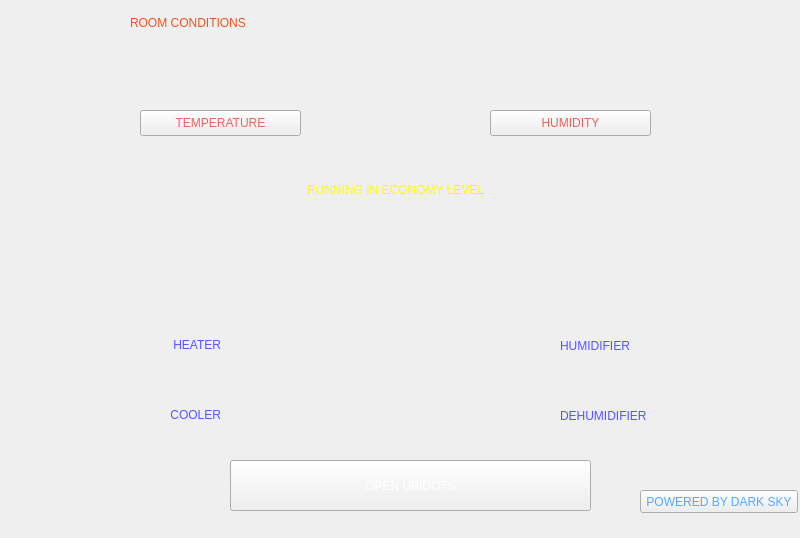
  <widget class="QWidget" name="Room_Conditions">
   <property name="geometry">
    <rect>
     <x>0</x>
     <y>0</y>
     <width>800</width>
     <height>538</height>
    </rect>
   </property>
   <attribute name="label">
    <string>Page 2</string>
   </attribute>
   <widget class="QLabel" name="title_2">
    <property name="geometry">
     <rect>
      <x>130</x>
      <y>-20</y>
      <width>521</width>
      <height>85</height>
     </rect>
    </property>
    <property name="styleSheet">
     <string notr="true">font: 36pt &quot;Peace Sans&quot;;
color: rgb(233, 84, 32);</string>
    </property>
    <property name="text">
     <string>ROOM CONDITIONS</string>
    </property>
   </widget>
   <widget class="QLabel" name="room_temp_txt">
    <property name="geometry">
     <rect>
      <x>2</x>
      <y>90</y>
      <width>131</width>
      <height>61</height>
     </rect>
    </property>
    <property name="styleSheet">
     <string notr="true">font: 75 32pt &quot;Moon&quot;;
color:rgb(238, 247, 251);</string>
    </property>
    <property name="text">
     <string>&lt;html&gt;&lt;head/&gt;&lt;body&gt;&lt;p&gt;&lt;br/&gt;&lt;/p&gt;&lt;/body&gt;&lt;/html&gt;</string>
    </property>
   </widget>
   <widget class="QPushButton" name="room_hum_but">
    <property name="geometry">
     <rect>
      <x>490</x>
      <y>110</y>
      <width>161</width>
      <height>26</height>
     </rect>
    </property>
    <property name="toolTip">
     <string>&lt;html&gt;&lt;head/&gt;&lt;body&gt;&lt;p align=&quot;center&quot;&gt;&lt;span style=&quot; font-size:9pt; font-weight:600; color:#e95420;&quot;&gt;VIEW PLOT IN UBIDOTS&lt;/span&gt;&lt;/p&gt;&lt;/body&gt;&lt;/html&gt;</string>
    </property>
    <property name="styleSheet">
     <string notr="true">color:rgb(233, 99, 94);
font: 75 11pt &quot;Moon&quot;;</string>
    </property>
    <property name="text">
     <string>HUMIDITY</string>
    </property>
   </widget>
   <widget class="QLabel" name="room_hum_txt">
    <property name="geometry">
     <rect>
      <x>660</x>
      <y>90</y>
      <width>131</width>
      <height>61</height>
     </rect>
    </property>
    <property name="styleSheet">
     <string notr="true">font: 75 32pt &quot;Moon&quot;;
color:rgb(238, 247, 251);</string>
    </property>
    <property name="text">
     <string>&lt;html&gt;&lt;head/&gt;&lt;body&gt;&lt;p&gt;&lt;br/&gt;&lt;/p&gt;&lt;/body&gt;&lt;/html&gt;</string>
    </property>
   </widget>
   <widget class="QPushButton" name="room_temp_but">
    <property name="geometry">
     <rect>
      <x>140</x>
      <y>110</y>
      <width>161</width>
      <height>26</height>
     </rect>
    </property>
    <property name="toolTip">
     <string>&lt;html&gt;&lt;head/&gt;&lt;body&gt;&lt;p align=&quot;center&quot;&gt;&lt;span style=&quot; font-size:9pt; font-weight:600; color:#e95420;&quot;&gt;VIEW PLOT IN UBIDOTS&lt;/span&gt;&lt;/p&gt;&lt;/body&gt;&lt;/html&gt;</string>
    </property>
    <property name="styleSheet">
     <string notr="true">color:rgb(233, 99, 94);
font: 75 11pt &quot;Moon&quot;;</string>
    </property>
    <property name="text">
     <string>TEMPERATURE</string>
    </property>
   </widget>
   <widget class="QLabel" name="heater_on">
    <property name="geometry">
     <rect>
      <x>230</x>
      <y>310</y>
      <width>61</width>
      <height>61</height>
     </rect>
    </property>
    <property name="styleSheet">
     <string notr="true">font: 75 26pt &quot;Moon&quot;;
color: rgb(0, 255, 0);</string>
    </property>
    <property name="text">
     <string>&lt;html&gt;&lt;head/&gt;&lt;body&gt;&lt;p&gt;&lt;br/&gt;&lt;/p&gt;&lt;/body&gt;&lt;/html&gt;</string>
    </property>
   </widget>
   <widget class="QLabel" name="cooler_on">
    <property name="geometry">
     <rect>
      <x>230</x>
      <y>380</y>
      <width>61</width>
      <height>61</height>
     </rect>
    </property>
    <property name="styleSheet">
     <string notr="true">font: 75 26pt &quot;Moon&quot;;
color: rgb(0, 255, 0);</string>
    </property>
    <property name="text">
     <string>&lt;html&gt;&lt;head/&gt;&lt;body&gt;&lt;p&gt;&lt;br/&gt;&lt;/p&gt;&lt;/body&gt;&lt;/html&gt;</string>
    </property>
   </widget>
   <widget class="QLabel" name="heater_off">
    <property name="geometry">
     <rect>
      <x>300</x>
      <y>310</y>
      <width>61</width>
      <height>61</height>
     </rect>
    </property>
    <property name="styleSheet">
     <string notr="true">font: 75 26pt &quot;Moon&quot;;
color: rgb(255, 0, 0);
</string>
    </property>
    <property name="text">
     <string>&lt;html&gt;&lt;head/&gt;&lt;body&gt;&lt;p align=&quot;right&quot;&gt;&lt;br/&gt;&lt;/p&gt;&lt;/body&gt;&lt;/html&gt;</string>
    </property>
   </widget>
   <widget class="QLabel" name="cooler_off">
    <property name="geometry">
     <rect>
      <x>300</x>
      <y>380</y>
      <width>61</width>
      <height>61</height>
     </rect>
    </property>
    <property name="styleSheet">
     <string notr="true">font: 75 26pt &quot;Moon&quot;;
color: rgb(255, 0, 0);</string>
    </property>
    <property name="text">
     <string>&lt;html&gt;&lt;head/&gt;&lt;body&gt;&lt;p align=&quot;right&quot;&gt;&lt;br/&gt;&lt;/p&gt;&lt;/body&gt;&lt;/html&gt;</string>
    </property>
   </widget>
   <widget class="QLabel" name="heater">
    <property name="geometry">
     <rect>
      <x>150</x>
      <y>330</y>
      <width>71</width>
      <height>31</height>
     </rect>
    </property>
    <property name="toolTip">
     <string>&lt;html&gt;&lt;head/&gt;&lt;body&gt;&lt;p align=&quot;center&quot;&gt;&lt;span style=&quot; font-family:'Moon'; font-size:9pt; font-weight:600; color:#e95420;&quot;&gt;HEATER STATUS&lt;/span&gt;&lt;/p&gt;&lt;/body&gt;&lt;/html&gt;</string>
    </property>
    <property name="styleSheet">
     <string notr="true">font: 11pt &quot;Peace Sans&quot;;
color:rgb(85, 85, 255);</string>
    </property>
    <property name="text">
     <string>&lt;html&gt;&lt;head/&gt;&lt;body&gt;&lt;p align=&quot;right&quot;&gt;HEATER&lt;/p&gt;&lt;/body&gt;&lt;/html&gt;</string>
    </property>
   </widget>
   <widget class="QLabel" name="cooler">
    <property name="geometry">
     <rect>
      <x>150</x>
      <y>400</y>
      <width>71</width>
      <height>31</height>
     </rect>
    </property>
    <property name="toolTip">
     <string>&lt;html&gt;&lt;head/&gt;&lt;body&gt;&lt;p align=&quot;center&quot;&gt;&lt;span style=&quot; font-family:'Moon'; font-size:9pt; font-weight:600; color:#e95420;&quot;&gt;COOLER STATUS&lt;/span&gt;&lt;/p&gt;&lt;/body&gt;&lt;/html&gt;</string>
    </property>
    <property name="styleSheet">
     <string notr="true">color:rgb(85, 85, 255);
font: 11pt &quot;Peace Sans&quot;;</string>
    </property>
    <property name="text">
     <string>&lt;html&gt;&lt;head/&gt;&lt;body&gt;&lt;p align=&quot;right&quot;&gt;COOLER&lt;/p&gt;&lt;/body&gt;&lt;/html&gt;</string>
    </property>
   </widget>
   <widget class="QLabel" name="dehumid_on">
    <property name="geometry">
     <rect>
      <x>490</x>
      <y>380</y>
      <width>61</width>
      <height>61</height>
     </rect>
    </property>
    <property name="styleSheet">
     <string notr="true">font: 75 26pt &quot;Moon&quot;;
color: rgb(0, 255, 0);</string>
    </property>
    <property name="text">
     <string>&lt;html&gt;&lt;head/&gt;&lt;body&gt;&lt;p align=&quot;right&quot;&gt;&lt;br/&gt;&lt;/p&gt;&lt;/body&gt;&lt;/html&gt;</string>
    </property>
   </widget>
   <widget class="QLabel" name="humid_off">
    <property name="geometry">
     <rect>
      <x>420</x>
      <y>310</y>
      <width>61</width>
      <height>61</height>
     </rect>
    </property>
    <property name="styleSheet">
     <string notr="true">font: 75 26pt &quot;Moon&quot;;
color: rgb(255, 0, 0);</string>
    </property>
    <property name="text">
     <string>&lt;html&gt;&lt;head/&gt;&lt;body&gt;&lt;p&gt;&lt;br/&gt;&lt;/p&gt;&lt;/body&gt;&lt;/html&gt;</string>
    </property>
   </widget>
   <widget class="QLabel" name="humid_on">
    <property name="geometry">
     <rect>
      <x>490</x>
      <y>310</y>
      <width>61</width>
      <height>61</height>
     </rect>
    </property>
    <property name="styleSheet">
     <string notr="true">font: 75 26pt &quot;Moon&quot;;
color: rgb(0, 255, 0);</string>
    </property>
    <property name="text">
     <string>&lt;html&gt;&lt;head/&gt;&lt;body&gt;&lt;p align=&quot;right&quot;&gt;&lt;br/&gt;&lt;/p&gt;&lt;/body&gt;&lt;/html&gt;</string>
    </property>
   </widget>
   <widget class="QLabel" name="dehumid_off">
    <property name="geometry">
     <rect>
      <x>420</x>
      <y>380</y>
      <width>61</width>
      <height>61</height>
     </rect>
    </property>
    <property name="styleSheet">
     <string notr="true">font: 75 26pt &quot;Moon&quot;;
color: rgb(255, 0, 0);</string>
    </property>
    <property name="text">
     <string>&lt;html&gt;&lt;head/&gt;&lt;body&gt;&lt;p&gt;&lt;br/&gt;&lt;/p&gt;&lt;/body&gt;&lt;/html&gt;</string>
    </property>
   </widget>
   <widget class="QLabel" name="humidifier">
    <property name="geometry">
     <rect>
      <x>560</x>
      <y>330</y>
      <width>101</width>
      <height>31</height>
     </rect>
    </property>
    <property name="toolTip">
     <string>&lt;html&gt;&lt;head/&gt;&lt;body&gt;&lt;p align=&quot;center&quot;&gt;&lt;span style=&quot; font-family:'Moon'; font-size:9pt; font-weight:600; color:#e95420;&quot;&gt;HUMIDIFIER STATUS&lt;/span&gt;&lt;/p&gt;&lt;/body&gt;&lt;/html&gt;</string>
    </property>
    <property name="styleSheet">
     <string notr="true">font: 11pt &quot;Peace Sans&quot;;
color:rgb(85, 85, 255);</string>
    </property>
    <property name="text">
     <string>HUMIDIFIER</string>
    </property>
   </widget>
   <widget class="QLabel" name="dehumidifier">
    <property name="geometry">
     <rect>
      <x>560</x>
      <y>400</y>
      <width>121</width>
      <height>31</height>
     </rect>
    </property>
    <property name="toolTip">
     <string>&lt;html&gt;&lt;head/&gt;&lt;body&gt;&lt;p align=&quot;center&quot;&gt;&lt;span style=&quot; font-family:'Moon'; font-size:9pt; font-weight:600; color:#e95420;&quot;&gt;DEHUMIDIFIER STATUS&lt;/span&gt;&lt;/p&gt;&lt;/body&gt;&lt;/html&gt;</string>
    </property>
    <property name="styleSheet">
     <string notr="true">font: 11pt &quot;Peace Sans&quot;;
color:rgb(85, 85, 255);</string>
    </property>
    <property name="text">
     <string>DEHUMIDIFIER</string>
    </property>
   </widget>
   <widget class="QLabel" name="running">
    <property name="geometry">
     <rect>
      <x>230</x>
      <y>170</y>
      <width>331</width>
      <height>41</height>
     </rect>
    </property>
    <property name="styleSheet">
     <string notr="true">color: rgb(255, 255, 0);
font: 14pt &quot;Big John&quot;;</string>
    </property>
    <property name="text">
     <string>&lt;html&gt;&lt;head/&gt;&lt;body&gt;&lt;p align=&quot;center&quot;&gt;RUNNING IN ECONOMY LEVEL&lt;/p&gt;&lt;/body&gt;&lt;/html&gt;</string>
    </property>
   </widget>
   <widget class="QLabel" name="run_eco_level">
    <property name="geometry">
     <rect>
      <x>350</x>
      <y>220</y>
      <width>81</width>
      <height>61</height>
     </rect>
    </property>
    <property name="toolTip">
     <string>&lt;html&gt;&lt;head/&gt;&lt;body&gt;&lt;p align=&quot;center&quot;&gt;&lt;span style=&quot; font-family:'Moon'; font-size:9pt; font-weight:600; color:#e95420;&quot;&gt;VIEW PLOT&lt;/span&gt;&lt;/p&gt;&lt;/body&gt;&lt;/html&gt;</string>
    </property>
    <property name="styleSheet">
     <string notr="true">font: 40pt &quot;Big John&quot;;
color: rgb(255, 255, 255);
</string>
    </property>
    <property name="text">
     <string>&lt;html&gt;&lt;head/&gt;&lt;body&gt;&lt;p align=&quot;center&quot;&gt;&lt;br/&gt;&lt;/p&gt;&lt;/body&gt;&lt;/html&gt;</string>
    </property>
   </widget>
   <widget class="QPushButton" name="open_ubidots">
    <property name="geometry">
     <rect>
      <x>230</x>
      <y>460</y>
      <width>361</width>
      <height>51</height>
     </rect>
    </property>
    <property name="toolTip">
     <string>&lt;html&gt;&lt;head/&gt;&lt;body&gt;&lt;p align=&quot;center&quot;&gt;&lt;span style=&quot; font-family:'Moon'; font-size:9pt; font-weight:600; color:#e95420;&quot;&gt;OPEN UBIDOTS IN WEB BROWSER&lt;/span&gt;&lt;/p&gt;&lt;/body&gt;&lt;/html&gt;</string>
    </property>
    <property name="styleSheet">
     <string notr="true">color: rgb(255, 255, 255);
font: 11pt &quot;Big John&quot;;</string>
    </property>
    <property name="text">
     <string>OPEN UBIDOTS</string>
    </property>
   </widget>
   <widget class="QToolButton" name="dark_sky_2">
    <property name="geometry">
     <rect>
      <x>640</x>
      <y>490</y>
      <width>158</width>
      <height>23</height>
     </rect>
    </property>
    <property name="toolTip">
     <string>&lt;html&gt;&lt;head/&gt;&lt;body&gt;&lt;p align=&quot;center&quot;&gt;&lt;span style=&quot; font-family:'Moon'; font-size:9pt; font-weight:600; color:#e95420;&quot;&gt;DARK SKY&lt;/span&gt;&lt;/p&gt;&lt;/body&gt;&lt;/html&gt;</string>
    </property>
    <property name="styleSheet">
     <string notr="true">font: 25 10pt &quot;Ubuntu&quot;;
color: rgb(85, 170, 255)</string>
    </property>
    <property name="text">
     <string>POWERED BY DARK SKY</string>
    </property>
   </widget>
  </widget>
